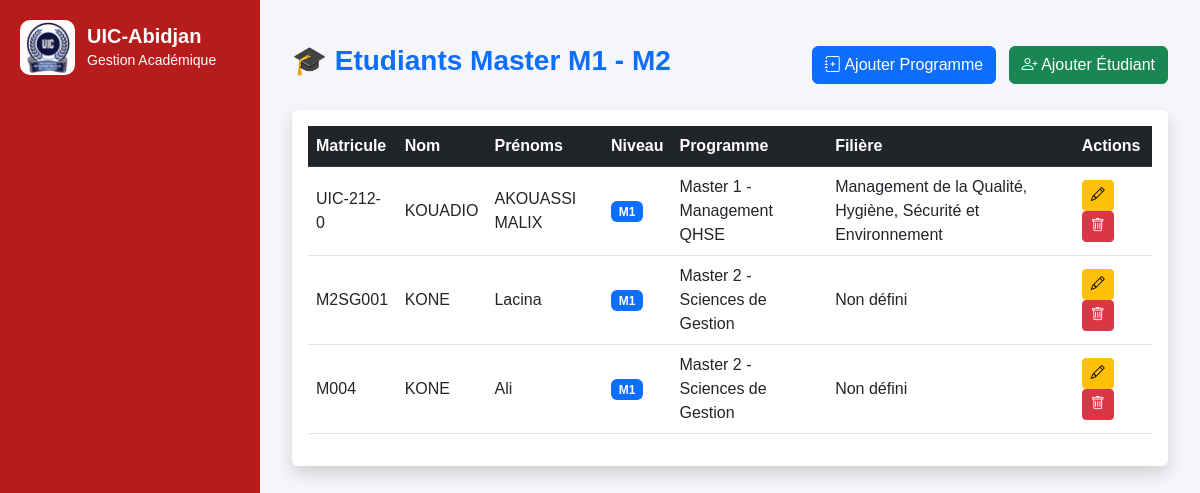
Page /lmd/master/etudiants/ on the committed database.
### lmd/models.py (models this page shows, shortened)
class EtudiantMaster(models.Model):
    SEXE_CHOICES = (
        ("M", "Masculin"),
        ("F", "Féminin"),
    )
    NIVEAU_CHOICES = (
        ("M1", "Master 1"),
        ("M2", "Master 2"),
    )
    STATUT_CHOICES = (
        ("AF", "Admis Formation"),
        ("NF", "Non Formation"),
    )
    matricule = models.CharField(
        max_length=50,
        unique=True
    )
    nom = models.CharField(
        max_length=100
    )
    prenoms = models.CharField(
        max_length=150
    )
    sexe = models.CharField(
        max_length=1,
        choices=SEXE_CHOICES
    )
    programme = models.ForeignKey(
        MasterProgramme,
        on_delete=models.CASCADE,
        related_name="etudiants"
    )
    niveau = models.CharField(
        max_length=2,
        choices=NIVEAU_CHOICES
    )
    statut = models.CharField(
        max_length=2,
        choices=STATUT_CHOICES,
        default="NF"
    )
    telephone = models.CharField(
        max_length=30,
        blank=True,
        null=True
    )
    email = models.EmailField(
        blank=True,
        null=True
    )
    date_naissance = models.DateField(
        blank=True,
        null=True
    )
    lieu_naissance = models.CharField(
        max_length=100,
        blank=True,
        null=True
    )

class MasterProgramme(models.Model):
    NIVEAUX = (
        ("M1", "Master 1"),
        ("M2", "Master 2"),
    )
    SPECIALITES = (
        ("QHSE", "Management QHSE"),
        ("DROIT", "Droit Privé"),
        ("GESTION", "Sciences de Gestion"),
    )
    niveau = models.CharField(
        max_length=2,
        choices=NIVEAUX
    )
    specialite = models.CharField(
    max_length=20,
    choices=SPECIALITES,
    default="GESTION",
   )
    filiere = models.ForeignKey(
        FiliereLMD,
        on_delete=models.CASCADE,
        related_name="programmes_master",
        null=True,
        blank=True
    )
    annee_academique = models.CharField(
        max_length=20,
        default="2025-2026"
    )
    def __str__(self):
        return f"{self.get_niveau_display()} - {self.get_specialite_display()}"

class FiliereLMD(models.Model):
    NIVEAUX = [
        ("L1-L2", "Licence Fondamentale"),
        ("L3", "Licence Professionnelle"),
        ("M1-M2", "Master"),
    ]
    code = models.CharField(
        max_length=20,
        unique=True
    )
    libelle = models.CharField(
        max_length=100
    )
    niveau_formation = models.CharField(
        max_length=10,
        choices=NIVEAUX,
        default="L1-L2"
    )

### lmd/views.py (the view)
# urls.py: path("master/etudiants/",views.master_etudiant_list,name="master_etudiant_list"),
def master_etudiant_list(request):
    etudiants = EtudiantMaster.objects.select_related(
        "programme"
    ).all()
    return render(
        request,
        "lmd/master/etudiants/list.html",
        {
            "etudiants":etudiants
        }
    )

### lmd/templates/lmd/master/etudiants/list.html
{% extends "base.html" %}
{% block content %}
<div class="container-fluid py-4">
    <div class="d-flex justify-content-between align-items-center mb-4">
        <h3 class="fw-bold text-primary">
            🎓 Etudiants Master M1 - M2
        </h3>
        <div>
            <a href="{% url 'master_programme_add' %}"
               class="btn btn-primary me-2">
                <i class="bi bi-journal-plus"></i>
                Ajouter Programme
            </a>
            <a href="{% url 'master_etudiant_add' %}"
               class="btn btn-success">
                <i class="bi bi-person-plus"></i>
                Ajouter Étudiant
            </a>
        </div>
    </div>
    <div class="card shadow border-0">
        <div class="card-body">
            <table class="table table-hover align-middle">
                <thead class="table-dark">
                    <tr>
                        <th>Matricule</th>
                        <th>Nom</th>
                        <th>Prénoms</th>
                        <th>Niveau</th>
                        <th>Programme</th>
                        <th>Filière</th>
                        <th>Actions</th>
                    </tr>
                </thead>
                <tbody>
                    {% for e in etudiants %}
                    <tr>
                        <td>
                            {{ e.matricule }}
                        </td>
                        <td>
                            {{ e.nom }}
                        </td>
                        <td>
                            {{ e.prenoms }}
                        </td>
                        <td>
                            <span class="badge bg-primary">
                                {{ e.niveau }}
                            </span>
                        </td>
                        <td>
                            {{ e.programme }}
                        </td>
                        <td>
                            {% if e.programme.filiere %}
                                {{ e.programme.filiere.libelle }}
                            {% else %}
                                Non défini
                            {% endif %}
                        </td>
                        <td>
                            <a href="{% url 'master_etudiant_edit' e.id %}"
                               class="btn btn-warning btn-sm">
                                <i class="bi bi-pencil"></i>
                            </a>
                            <a href="{% url 'master_etudiant_delete' e.id %}"
                               class="btn btn-danger btn-sm"
                               onclick="return confirm('Supprimer ?')">
                                <i class="bi bi-trash"></i>
                            </a>
                        </td>
                    </tr>
                    {% empty %}
                    <tr>
                        <td colspan="7" class="text-center">
                            Aucun étudiant Master
                        </td>
                    </tr>
                    {% endfor %}
                </tbody>
            </table>
        </div>
    </div>
</div>
{% endblock %}

### core/templates/base.html (style rules this page uses)
body { margin: 0; font-family: Arial, sans-serif; background: #f4f6f9; }

### rows in the picture
EtudiantMaster: matricule "UIC-212-0", nom "KOUADIO", prenoms "AKOUASSI MALIX", niveau "M1", programme "Master 1 - Management QHSE", programme.filiere.libelle "Management de la Qualité, Hygiène, Sécurité et Environnement"
EtudiantMaster: matricule "M2SG001", nom "KONE", prenoms "Lacina", niveau "M1", programme "Master 2 - Sciences de Gestion", shows "Non défini"
EtudiantMaster: matricule "M004", nom "KONE", prenoms "Ali", niveau "M1", programme "Master 2 - Sciences de Gestion", shows "Non défini"
